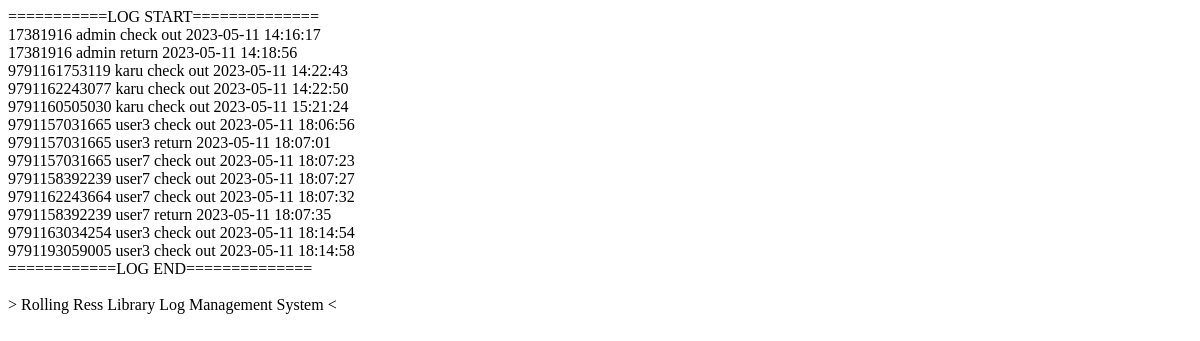
/manage/log.php, run on an earlier commit of the app's database.
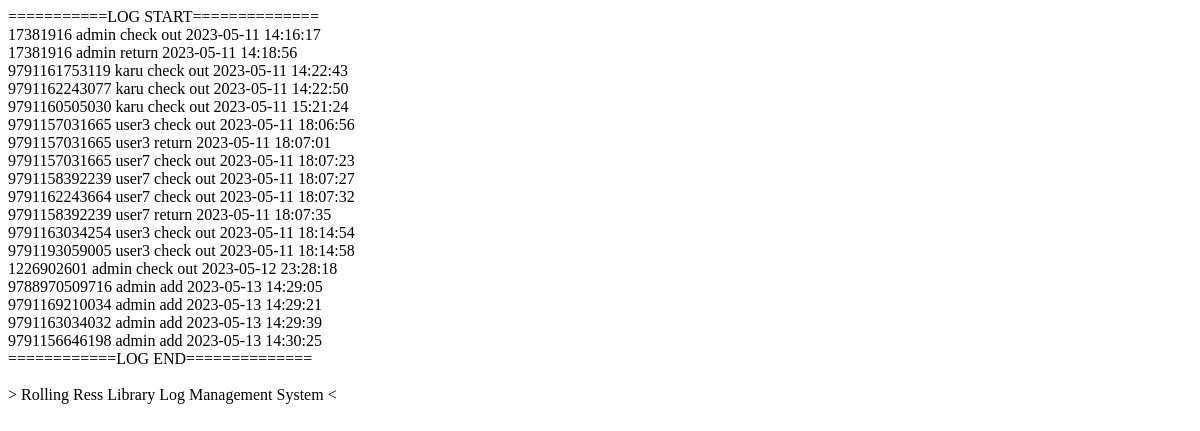
And on a later commit of the database.
### tables this page shows
CREATE TABLE `log` (
  `isbn` bigint NOT NULL,
  `user` varchar(30) NOT NULL,
  `action` varchar(45) NOT NULL,
  `time` datetime NOT NULL,
  PRIMARY KEY (`time`),
  KEY `user_idx` (`user`),
  CONSTRAINT `user` FOREIGN KEY (`user`) REFERENCES `userinfo` (`id`)
);

### manage/log.php (the view, shortened to what this page needs)
<?php
    include '../db/connect.php';
    $stmt = $connect->prepare("SELECT * FROM log");
    $stmt->execute();
    $result = $stmt->get_result();
    while ($row = $result->fetch_array()) {
        echo $row['isbn'] . "\t" . $row['user'] . "\t" . $row['action'] . "\t" . $row['time'] . "<br>";
    }
    echo "============LOG END==============<br><br>
    > Rolling Ress Library Log Management System <";
?>
<!DOCTYPE html>
<html lang="ko">
<head>
</head>
<body>
</body>
</html>

What changed in the data, as far as the page shows it:
added log: isbn "1226902601", user "admin", action "check out", time "2023-05-12 23:28:18"
added log: isbn "9788970509716", user "admin", action "add", time "2023-05-13 14:29:05"
added log: isbn "9791169210034", user "admin", action "add", time "2023-05-13 14:29:21"
added log: isbn "9791163034032", user "admin", action "add", time "2023-05-13 14:29:39"
added log: isbn "9791156646198", user "admin", action "add", time "2023-05-13 14:30:25"
